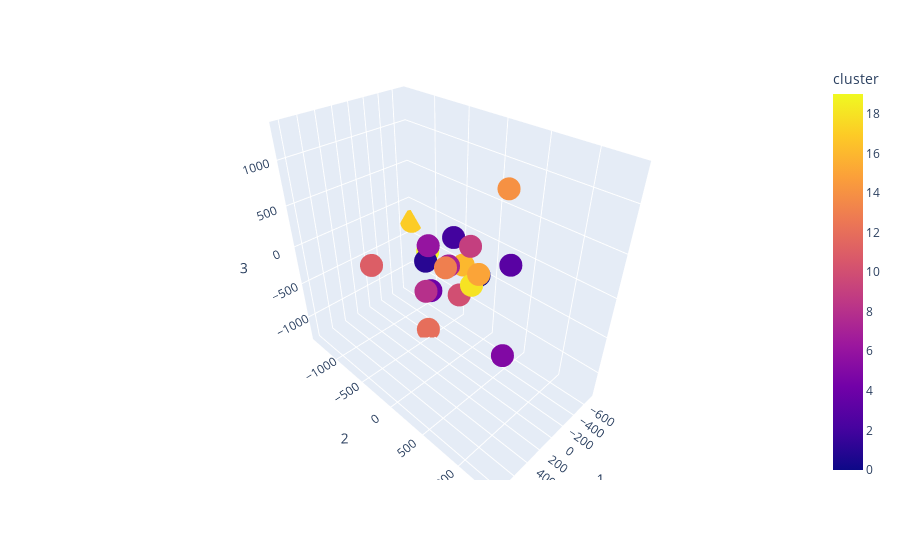

Write notebook code for a chart like this one.
### Code cell
# This shows clusters 5, 11, 12, 14, and 17 as being very separate from the rest

import plotly.express as px

fig = px.scatter_3d(cluster_embedded_df, x='1', y='2', z='3', color='cluster')
fig.show()

### Figure 1 — Plotly figure (JSON) as saved in the notebook; plotly's stock layout.template omitted (floating-point values rounded to 4 significant figures)
{"data": [{"hovertemplate": "1=%{x}<br>2=%{y}<br>3=%{z}<br>cluster=%{marker.color}<extra></extra>", "legendgroup": "", "marker": {"color": [0, 1, 2, 3, 4, 5, 6, 7, 8, 9, 10, 11, 12, 13, 14, 15, 16, 17, 18, 19], "coloraxis": "coloraxis", "symbol": "circle"}, "mode": "markers", "name": "", "scene": "scene", "showlegend": false, "type": "scatter3d", "x": [-184.1, 20.29, -242.0, -507.4, 204.9, 843.7, 134.1, -24.43, 407.1, -152.6, -51.51, 537.2, -182.5, 184.2, 269.5, 248.2, -301.2, -721.8, 85.48, -226.9], "y": [225.8, -350.7, -194.9, 375.7, -80.94, 1354.0, -183.0, -53.78, 66.6, 124.6, 79.57, -607.7, -553.7, 110.3, 858.9, 586.0, -104.3, -1411.0, 365.5, -582.4], "z": [-50.42, -53.92, 194.5, -8.942, -201.2, 328.4, 268.1, 8.458, -19.06, 269.5, -310.0, 18.33, -1278.0, 169.8, 1298.0, 365.7, -140.8, -296.9, 41.56, -152.2]}], "layout": {"coloraxis": {"colorbar": {"title": {"text": "cluster"}}, "colorscale": [[0, "#0d0887"], [0.1111, "#46039f"], [0.2222, "#7201a8"], [0.3333, "#9c179e"], [0.4444, "#bd3786"], [0.5556, "#d8576b"], [0.6667, "#ed7953"], [0.7778, "#fb9f3a"], [0.8889, "#fdca26"], [1, "#f0f921"]]}, "legend": {"tracegroupgap": 0}, "margin": {"t": 60}, "scene": {"domain": {"x": [0, 1], "y": [0, 1]}, "xaxis": {"title": {"text": "1"}}, "yaxis": {"title": {"text": "2"}}, "zaxis": {"title": {"text": "3"}}}}}
